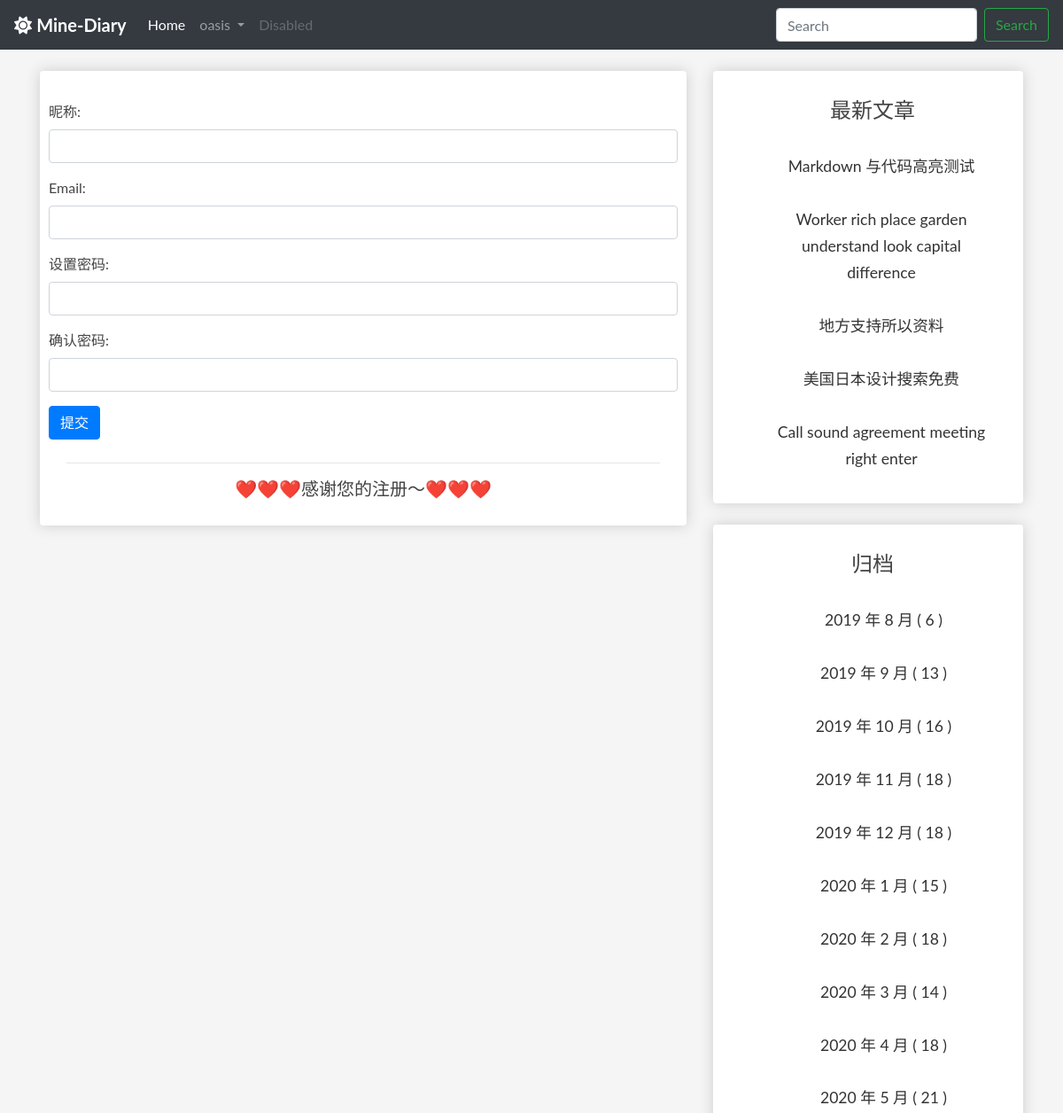
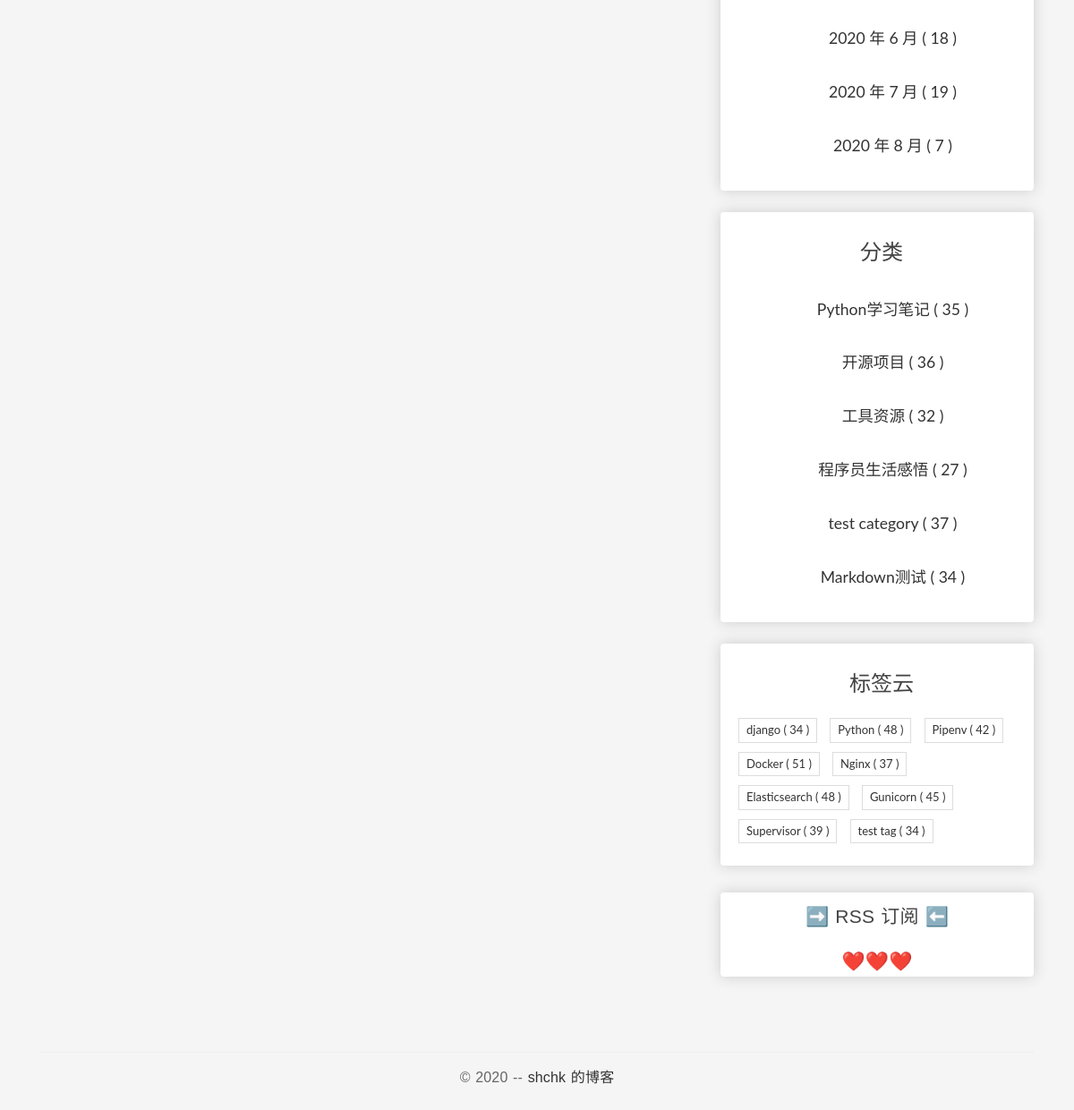
The page /userprofile/register/ (signed in) on the database its author committed (2 pictures, top to bottom).
### blog/models.py (models this page shows, shortened)
class Post(models.Model):
    author = models.ForeignKey(
        User, verbose_name='作者', on_delete=models.CASCADE)
    title = models.CharField('标题', max_length=100)
    body = models.TextField('正文')
    created_time = models.DateTimeField('创建时间', default=timezone.now)
    modified_time = models.DateTimeField('修改时间')
    excerpt = models.CharField('摘要', max_length=100, blank=True)
    categories = models.ForeignKey(
        Category, verbose_name='归档', on_delete=models.CASCADE)
    tags = models.ManyToManyField(Tag, verbose_name='标签', blank=True)
    views = models.PositiveIntegerField('浏览量', default=0, editable=False)
    likes = models.PositiveIntegerField(default=0)
    def get_absolute_url(self):
        return reverse('blog:detail', kwargs={'pk': self.pk})
    class Meta:
        verbose_name = '文章'
        verbose_name_plural = verbose_name
        ordering = ['-created_time']

class Category(models.Model):
    name = models.CharField(max_length=100)
    class Meta:
        verbose_name = '分类'
        verbose_name_plural = verbose_name

class Tag(models.Model):
    name = models.CharField(max_length=100)
    class Meta:
        verbose_name = '标签'
        verbose_name_plural = verbose_name

### userprofile/views.py (the view)
# urls.py: path('register/', user_register, name='user_register'),
def user_register(request):
    if request.method == "POST":
        user_register_form = UserRegisterForm(data=request.POST)
        if user_register_form.is_valid():
            new_user = user_register_form.save(commit=False)
            new_user.set_password(user_register_form.cleaned_data['password'])
            new_user.save()
            login(request, new_user)
            return redirect('blog:index')
        else:
            return HttpResponse('注册时输入有误，请重新输入～')
    elif request.method == "GET":
        user_register_form = UserRegisterForm()
        context = {
            'form': user_register_form
        }
        return render(request, 'userprofile/register.html', context)
    else:
        return HttpResponse('请使用GET或POST请求数据~')

### userprofile/forms.py (shortened to what this page needs)
class UserRegisterForm(forms.ModelForm):
    password = forms.CharField()
    password2 = forms.CharField()
    class Meta:
        model = User
        fields = ['username', 'email']

### blog/templatetags/blog_extras.py (called while the page is built)
@register.inclusion_tag('blog/inclusions/_recent_posts.html', takes_context=True)
def show_recent_posts(context, num=5):
    return {
        'recent_post_list': Post.objects.all().order_by('-created_time')[:num],
    }

@register.inclusion_tag('blog/inclusions/_archives.html', takes_context=True)
def show_archives(context):
    date_list = Post.objects.annotate(year=ExtractYear('created_time'), month=ExtractMonth(
        'created_time')).values('year', 'month').order_by('year', 'month').annotate(num_posts=Count('id'))
    return {
        'date_list': date_list
    }

@register.inclusion_tag('blog/inclusions/_categories.html', takes_context=True)
def show_categories(context):
    category_list = Category.objects.annotate(
        num_posts=Count('post')).filter(num_posts__gt=0)
    return {
        'category_list': category_list
    }

@register.inclusion_tag('blog/inclusions/_tags.html', takes_context=True)
def show_tags(context):
    tag_list = Tag.objects.annotate(
        num_posts=Count('post')).filter(num_posts__gt=0)
    return {
        'tag_list': tag_list
    }

### userprofile/templates/userprofile/register.html (shortened to what this page needs)
{% extends 'base.html' %}
{% block main %}
    <div class="container box-element">
        <div class="row">
            <div class="col-12">
                <br>
                <form method="post" action=".">
                    <div class="form-group">
                        <label for="username">昵称: </label>
                        <input type="text" class="form-control" id="username" name="username" required>
                    </div>
                    <div class="form-group">
                        <label for="email">Email: </label>
                        <input type="text" class="form-control" id="email" name="email">
                    </div>
                    <div class="form-group">
                        <label for="password">设置密码: </label>
                        <input type="password" class="form-control" id="password" name="password" required>
                    </div>
                    <div class="form-group">
                        <label for="password2">确认密码: </label>
                        <input type="password" class="form-control" id="password2" name="password2" required>
                    </div>
                    <button type="submit" class="btn btn-primary">提交</button>
                    <div class="form-group entry-free">
                        <hr>
                        <h5>❤️❤️❤️感谢您的注册～❤️❤️❤️</h5>
                    </div>
                </form>
            </div>
        </div>
    </div>
{% endblock main %}

### blog/templates/base.html (shortened to what this page needs)
{% load static %}
{% load blog_extras %}
<!DOCTYPE html>
<html>
<head>
  <link rel="stylesheet" href="https://stackpath.bootstrapcdn.com/bootstrap/4.5.2/css/bootstrap.min.css">
  <link href="https://cdn.bootcss.com/highlight.js/9.15.8/styles/github.min.css" rel="stylesheet">
  <link rel="stylesheet" type="text/css" href="{% static 'blog/css/main.css' %}">
</head>
<body>
  <nav class="navbar navbar-expand-lg navbar-dark bg-dark">
    <a class="navbar-brand" href="{% url 'blog:index' %}">
      <i class="fas fa-sun"></i>
      <strong>Mine-Diary</strong>
    </a>
    <div class="collapse navbar-collapse" id="navbarSupportedContent">
      <ul class="navbar-nav mr-auto">
        <li class="nav-item active">
          <a class="nav-link" href="{% url 'blog:index' %}">Home <span class="sr-only">(current)</span></a>
        </li>
        {% if user.is_authenticated %}
          <li class="nav-item dropdown">
            <a class="nav-link dropdown-toggle" href="#" id="navbarDropdown" role="button" data-toggle="dropdown"
              aria-haspopup="true" aria-expanded="false">
              {{ user.username }}
            </a>
          </li>
        {% else %}
          <li class="nav-item">
            <a class="nav-link" href="{% url 'userprofile:user_login' %}">登陆</a>
          </li>
        {% endif %}
        <li class="nav-item">
          <a class="nav-link disabled" href="#" tabindex="-1" aria-disabled="true">Disabled</a>
        </li>
      </ul>
      <form class="form-inline my-2 my-lg-0" method="get" action="{% url 'blog:search' %}">
        <input class="form-control mr-sm-2" name='q' type="search" placeholder="Search" aria-label="Search">
        <button class="btn btn-outline-success my-2 my-sm-0" type="submit">Search</button>
      </form>
    </div>
  </nav>
  <br>
  <div class="content-body">
    <div class="container">
      <div class="row">
        <main class="col-md-8">
          {% block main %}
          {% endblock main %}
        </main>
        <aside class="col-md-4">
          <div class="box-element">
            {% show_recent_posts %}
          </div>
          <br>
          <div class="box-element">
            {% show_archives %}
          </div>
          <br>
          <div class="box-element">
            {% show_categories %}
          </div>
          <br>
          <div class="box-element">
            {% show_tags %}
          </div>
          <div class="rss box-element entry-title">
            <p>➡️<a href="{% url 'rss' %}"> RSS 订阅</a> ⬅️</p>
            <p>❤️❤️❤️</p>
          </div>
        </aside>
      </div>
    </div>
  </div>
  <footer id="site-footer">
    <div class="container">
      <div class="row">
        <div class="col-md-12">
          <p class="copyright">&copy 2020 -- <a href="https://shchk-diary.herokuapp.com/" target="_blank"> shchk 的博客</a>
          </p>
        </div>
      </div>
    </div>
  </footer>
</body>
</html>

### blog/templates/blog/inclusions/_recent_posts.html
<div class="widget widget-recent-posts">
  <h3 class="widget-title entry-title">最新文章</h3>
  <ul>
    {% for post in recent_post_list %}
      <div class="entry-free">
        <li>
            <a href="{{ post.get_absolute_url }}">{{ post.title }}</a>
        </li>
      </div>
    {% empty %}
      暂无文章！
    {% endfor %}
  </ul>
</div>

### blog/templates/blog/inclusions/_categories.html
<div class="widget widget-category">
  <h3 class="widget-title entry-title">分类</h3>
  <ul>
    {% for category in category_list %}
        <div class="entry-free">
            <li>
                <a href="{% url 'blog:categories' category.pk %}">{{ category.name }} <span class="post-count">( {{ category.num_posts }} )</span></a>
            </li>
        </div>
    {% empty %}
      暂无分类！
    {% endfor %}
  </ul>
</div>

### blog/templates/blog/inclusions/_tags.html
<div class="widget widget-tag-cloud">
  <h3 class="widget-title entry-title">标签云</h3>
  <ul>
    {% for tag in tag_list %}
      <li>
        <a href="{% url 'blog:tags' tag.pk %}">{{ tag.name }} <span class="post-count">( {{ tag.num_posts }} )</a>
      </li>
    {% empty %}
      暂无标签！
    {% endfor %}
  </ul>
</div>

### blog/static/blog/css/main.css (style rules this page uses)
body { background-color: whitesmoke; }
.box-element { box-shadow: hsl(0, 0%, 80%) 0 0 16px; background-color: #fff; border-radius: 4px; padding: 10px; }
.entry-free { text-align: center; font-size: 1.1em; margin-bottom: 20px; line-height: 1.6; padding: 10px 20px 0; }
* { outline: none; }
h1, h2, h3, h4, h5, h6 { margin-top: 0; }
a { color: #333; }
body { color: #444; font-family: 'Lato', sans-serif; }
p { font-family: 'Ubuntu', sans-serif; font-weight: 400; word-spacing: 1px; letter-spacing: 0.01em; }
.content-body { padding-bottom: 4em; }
.entry-title { text-align: center; font-size: 1.9em; margin-bottom: 20px; line-height: 1.6; padding: 10px 20px 0; }
.widget { background: #fff; padding: 5px 0 5px 10px; }
.widget-title { font-size: 1.5em; margin-bottom: 20px; line-height: 1.6; padding: 10px 0 0; font-weight: 400; }
.widget-recent-posts ul { padding: 0; margin: 0; padding-left: 20px; }
.widget-recent-posts ul li { list-style-type: none; position: relative; line-height: 170%; margin-bottom: 10px; }
.widget-recent-posts ul li::before { content: '\f3d3'; font-family: "Ionicons"; position: absolute; left: -17px; top: 3px; font-size: 16px; color: #000; }
.widget-category ul { padding: 0; margin: 0; padding-left: 25px; }
.widget-category ul li { list-style-type: none; position: relative; line-height: 170%; margin-bottom: 10px; }
.widget-category ul li::before { content: '\f3fe'; font-family: "Ionicons"; position: absolute; left: -25px; top: 1px; font-size: 18px; color: #000; }
.widget-tag-cloud ul { padding: 0; margin: 0; margin-right: -10px; }
.widget-tag-cloud ul li { list-style-type: none; font-size: 13px; display: inline-block; margin-right: 10px; margin-bottom: 10px; padding: 3px 8px; border: 1px solid #ddd; }
.rss { font-size: 21px; margin-top: 30px; }
.rss a { color: #444; }
#site-footer { padding-top: 10px; padding: 0 0 1.5em 0; }
.copyright { text-align: center; padding-top: 1em; margin: 0; border-top: 1px solid #eee; color: #666; }

### rows shown on the page
Post: title "Markdown 与代码高亮测试"
Post: title "Worker rich place garden understand look capital difference"
Post: title "地方支持所以资料"
Post: title "美国日本设计搜索免费"
Post: title "Call sound agreement meeting right enter"
Category: name "Python学习笔记", num_posts "35"
Category: name "开源项目", num_posts "36"
Category: name "工具资源", num_posts "32"
Category: name "程序员生活感悟", num_posts "27"
Category: name "test category", num_posts "37"
Category: name "Markdown测试", num_posts "34"
Tag: name "django", num_posts "34"
Tag: name "Python", num_posts "48"
Tag: name "Pipenv", num_posts "42"
Tag: name "Docker", num_posts "51"
Tag: name "Nginx", num_posts "37"
Tag: name "Elasticsearch", num_posts "48"
Tag: name "Gunicorn", num_posts "45"
Tag: name "Supervisor", num_posts "39"
Tag: name "test tag", num_posts "34"

### other values the page prints
{{ user.username }} "oasis"
{{ date.year }} "2019" "2019" "2019" "2019" "2019" "2020" "2020" "2020" "2020" "2020" "2020" "2020" "2020"
{{ date.month }} "8" "9" "10" "11" "12" "1" "2" "3" "4" "5" "6" "7" "8"
{{ date.num_posts }} "6" "13" "16" "18" "18" "15" "18" "14" "18" "21" "18" "19" "7"
